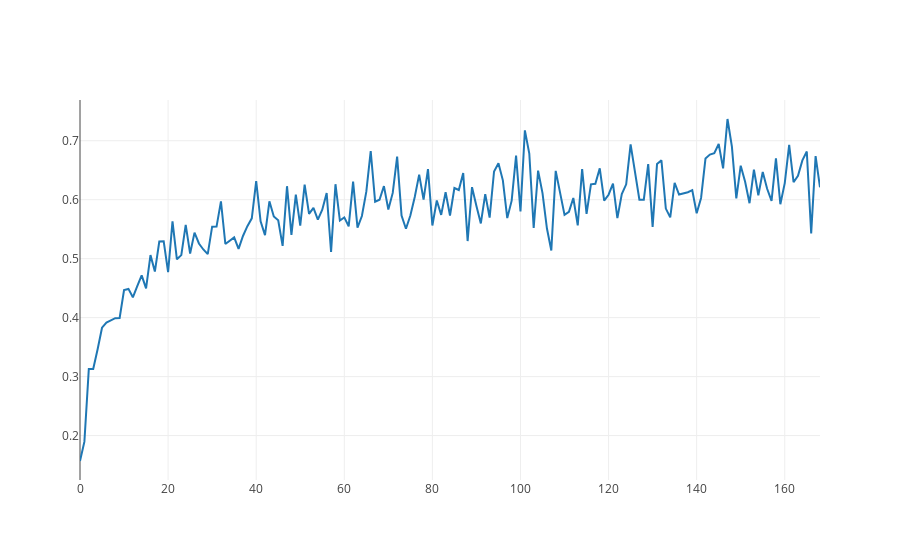

Here is the notebook cell this chart was saved with:
### Markdown cell above
But if we look at it from the perspective of time elapsed since we last asked them, if we’re asking again the same day, there’s a steady fall. Seems it levels out after the first day

### Code cell
from cost_utils_libs import plot_response_rate_since_last_impression_per_hour_oneweek
plot_response_rate_since_last_impression_per_hour_oneweek()

### Figure 1 — Plotly figure (JSON) as saved in the notebook; plotly's stock layout.template omitted (floating-point values rounded to 4 significant figures; data arrays with more than 128 entries replaced by an {"elided": "..."} marker saying what was removed)
{"data": [{"type": "scatter", "uid": "37c2502f-bc08-46ac-9561-1edc1d227694", "x": {"elided": "169 int values"}, "y": {"elided": "169 float values"}}], "layout": {}}
